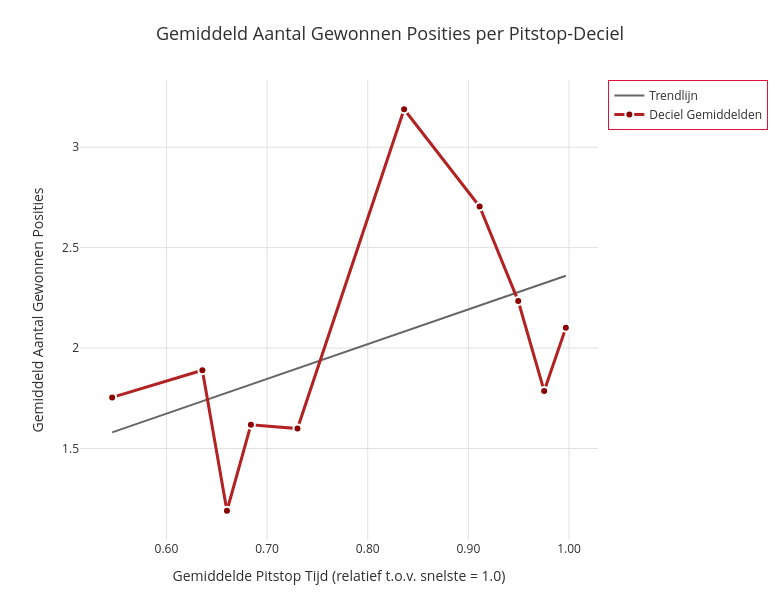

Notebook cell for this chart:
### Code cell
import pandas as pd
import plotly.express as px
import plotly.graph_objects as go

df = pd.read_csv('driver_race_pit_analysis_1994_2022.csv')

df["pit_decile"] = pd.qcut(df["pit_time_pct"], 10, labels=False)

agg = (
    df
    .groupby("pit_decile", as_index=False)
    .agg(
        posities_gewonnen=("positions_gained", "mean"),
        pit_mid=("pit_time_pct", "mean")
    )
)

fig = px.scatter(
    agg,
    x="pit_mid",
    y="posities_gewonnen",
    trendline="ols",
    trendline_color_override="#666666",
    labels={
        "pit_mid":            "Gemiddelde Pitstop Tijd (relatief t.o.v. snelste = 1.0)",
        "posities_gewonnen":  "Gemiddeld Aantal Gewonnen Posities"
    },
    title="Gemiddeld Aantal Gewonnen Posities per Pitstop-Deciel",
    template="plotly_white",
    width=780,
    height=600
)

fig.data[1].name = "Trendlijn"
fig.data[1].showlegend = True

fig.add_trace(
    go.Scatter(
        x=agg["pit_mid"],
        y=agg["posities_gewonnen"],
        mode="lines+markers",
        line=dict(color="#B22222", width=3),
        marker=dict(size=8, color="#8B0000", line=dict(width=2, color="white")),
        name="Deciel Gemiddelden"
    )
)

fig.update_layout(
    plot_bgcolor="white",
    paper_bgcolor="#FFFFFF",
    
    xaxis=dict(
        tickformat=".2f", 
        gridcolor="#E0E0E0",
        title_font=dict(size=14, color="#2F2F2F"),
        tickfont=dict(size=12, color="#2F2F2F")
    ),
    yaxis=dict(
        gridcolor="#E0E0E0",
        title_font=dict(size=14, color="#2F2F2F"),
        tickfont=dict(size=12, color="#2F2F2F")
    ),

    title=dict(
        font=dict(size=18, color="#2F2F2F"),
        x=0.5,
        xanchor="center"
    ),

    legend=dict(
        bgcolor="rgba(255,255,255,0.8)",
        bordercolor="#DC143C",
        borderwidth=1,
        font=dict(size=12, color="#2F2F2F")
    ),
    
    margin=dict(l=80, r=40, t=80, b=60)
)

fig.update_traces(
    marker=dict(
        size=10,
        color="#DC143C",
        line=dict(width=2, color="white")
    ),
    selector=dict(mode="markers")
)

fig.show()

### Figure 1 — Plotly figure (JSON) as saved in the notebook; plotly's stock layout.template omitted (floating-point values rounded to 4 significant figures)
{"data": [{"hovertemplate": "Gemiddelde Pitstop Tijd (relatief t.o.v. snelste = 1.0)=%{x}<br>Gemiddeld Aantal Gewonnen Posities=%{y}<extra></extra>", "legendgroup": "", "marker": {"color": "#DC143C", "line": {"color": "white", "width": 2}, "size": 10, "symbol": "circle"}, "mode": "markers", "name": "", "orientation": "v", "showlegend": false, "type": "scatter", "x": [0.5461, 0.6357, 0.6601, 0.6839, 0.7302, 0.8362, 0.9112, 0.9496, 0.9753, 0.9969], "xaxis": "x", "y": [1.754, 1.889, 1.19, 1.618, 1.599, 3.189, 2.705, 2.234, 1.785, 2.101], "yaxis": "y"}, {"hovertemplate": "<b>OLS trendline</b><br>posities_gewonnen = 1.72961 * pit_mid + 0.635579<br>R<sup>2</sup>=0.229351<br><br>Gemiddelde Pitstop Tijd (relatief t.o.v. snelste = 1.0)=%{x}<br>Gemiddeld Aantal Gewonnen Posities=%{y} <b>(trend)</b><extra></extra>", "legendgroup": "", "line": {"color": "#666666"}, "marker": {"color": "#636efa", "symbol": "circle"}, "mode": "lines", "name": "Trendlijn", "showlegend": true, "type": "scatter", "x": [0.5461, 0.6357, 0.6601, 0.6839, 0.7302, 0.8362, 0.9112, 0.9496, 0.9753, 0.9969], "xaxis": "x", "y": [1.58, 1.735, 1.777, 1.819, 1.899, 2.082, 2.212, 2.278, 2.323, 2.36], "yaxis": "y"}, {"line": {"color": "#B22222", "width": 3}, "marker": {"color": "#8B0000", "line": {"color": "white", "width": 2}, "size": 8}, "mode": "lines+markers", "name": "Deciel Gemiddelden", "type": "scatter", "x": [0.5461, 0.6357, 0.6601, 0.6839, 0.7302, 0.8362, 0.9112, 0.9496, 0.9753, 0.9969], "y": [1.754, 1.889, 1.19, 1.618, 1.599, 3.189, 2.705, 2.234, 1.785, 2.101]}], "layout": {"height": 600, "legend": {"bgcolor": "rgba(255,255,255,0.8)", "bordercolor": "#DC143C", "borderwidth": 1, "font": {"color": "#2F2F2F", "size": 12}, "tracegroupgap": 0}, "margin": {"b": 60, "l": 80, "r": 40, "t": 80}, "paper_bgcolor": "#FFFFFF", "plot_bgcolor": "white", "title": {"font": {"color": "#2F2F2F", "size": 18}, "text": "Gemiddeld Aantal Gewonnen Posities per Pitstop-Deciel", "x": 0.5, "xanchor": "center"}, "width": 780, "xaxis": {"anchor": "y", "domain": [0.0, 1.0], "gridcolor": "#E0E0E0", "tickfont": {"color": "#2F2F2F", "size": 12}, "tickformat": ".2f", "title": {"font": {"color": "#2F2F2F", "size": 14}, "text": "Gemiddelde Pitstop Tijd (relatief t.o.v. snelste = 1.0)"}}, "yaxis": {"anchor": "x", "domain": [0.0, 1.0], "gridcolor": "#E0E0E0", "tickfont": {"color": "#2F2F2F", "size": 12}, "title": {"font": {"color": "#2F2F2F", "size": 14}, "text": "Gemiddeld Aantal Gewonnen Posities"}}}}
